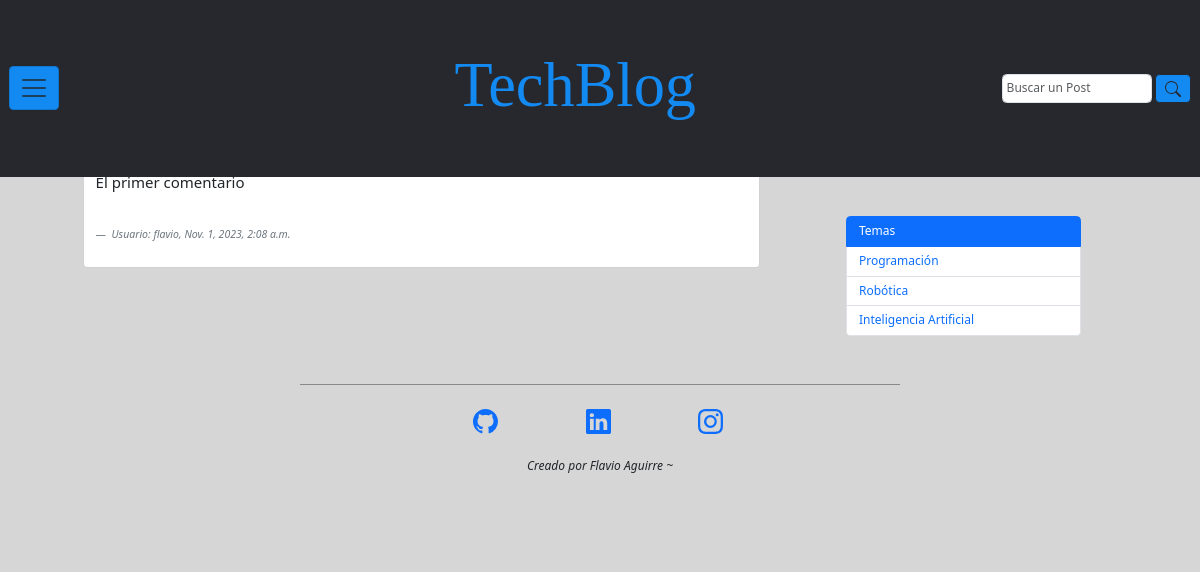
Page /foro/discusion/ on the committed database.
### foro/models.py (models this page shows, shortened)
class Foro(models.Model):
    comentario = models.CharField(max_length=200)
    usuario = models.ForeignKey(User, on_delete=models.CASCADE)
    fecha_comentario = models.DateTimeField(auto_now_add=True)

### foro/views.py (the view)
# urls.py: path('discusion/', views.foro, name='foro_discusion'),
def foro(request):
    todos_los_comentarios = Foro.objects.all().order_by('-fecha_comentario')
    return render(request, 'foro/foro_discusion.html', {'foro': todos_los_comentarios})

### foro/templates/foro/foro_discusion.html
{% extends 'base.html' %}
{% block content %}
  <main class="contanier contenedor-main d-f">
    <section class="row contenedor-section p-20 col-md-9">
      {% for comentario in foro %}
        <article class="conteiner-article">
          <div class="card mb-3" style="max-width: 90%;">
            <div class="col-md-8">
              <div class="card-body">
                <figure class="figure_container mt-4">
                  <blockquote class="blockquote">
                    <p class="">{{ comentario.comentario }}</p>
                  </blockquote>
                  <figcaption class="blockquote-footer mt-5">
                    <cite title="Source Title">Usuario: {{ comentario.usuario }}, {{ comentario.fecha_comentario }}</cite>
                  </figcaption>
                </figure>
              </div>
            </div>
          </div>
        </article>
      {% endfor %}
    </section>
    <aside class="container container-aside">
        <ul class="row list-group">
            <li class="list-group-item active col-md-10" aria-current="true">Temas</li>
            <li class="list-group-item col-md-10"><a href="#" name="Programación">Programación</a></li>
            <li class="list-group-item col-md-10"><a href="#" name="Robótica">Robótica</a></li>
            <li class="list-group-item col-md-10"><a href="#" name="Matemáticas">Inteligencia Artificial</a></li>
        </ul>
    </aside>
  </main>
{% endblock %}

### inicio_blog/static/css/styles.css (style rules this page uses)
:root { --primary: #138af2; --secondary: #27282D; --alternative: #27282d72; --bg-color-grey: #cccc; --spacing-xxlarge: 12.5em; --spacing-xlarge: 10em; --spacing-large: 7em; --spacing-medium: 2.4em; --spacing-small: 2em; --spacing-xsmall: 1.2em; --spacing-xxsmall: .3em; --font-principal: Roboto; --font-title: 'Playfair Display', serif; --text-xlarge: 5.2rem; --text-large: 3.2rem; --text-medium: 2.5rem; --text-base: 2rem; --text-small: 1.7rem; --text-xsmall: 1.3rem; }
*::after, *::before, * { margin: 0; padding: 0; box-sizing: border-box; vertical-align: baseline; }
html { scroll-behavior: smooth; font-size: 75%; }
body { min-height: 100vh; background: #cccc; font-size: 100%; line-height: 1.4em; }
a { text-decoration: none; font-style: inherit; }
.contenedor-main { margin-top: var(--spacing-large); padding: 4% 6%; display: flex; }
.contenedor-section { padding: 1%; }
.list-group { margin-top: 7rem; }
.container-aside { margin-top: 0; display: flex; flex-direction: column; gap: var(--spacing-xxsmall); }

### rows in the picture
Foro: comentario "El primer comentario", usuario "flavio", fecha_comentario "Nov. 1, 2023, 2:08 a.m."
